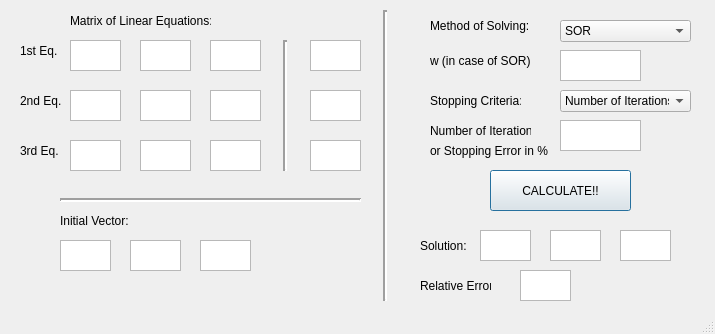
<?xml version="1.0" encoding="UTF-8"?>
<ui version="4.0">
 <class>MainWindow</class>
 <widget class="QMainWindow" name="MainWindow">
  <property name="geometry">
   <rect>
    <x>0</x>
    <y>0</y>
    <width>715</width>
    <height>334</height>
   </rect>
  </property>
  <property name="acceptDrops">
   <bool>true</bool>
  </property>
  <property name="windowTitle">
   <string>MainWindow</string>
  </property>
  <property name="autoFillBackground">
   <bool>true</bool>
  </property>
  <property name="toolButtonStyle">
   <enum>Qt::ToolButtonTextOnly</enum>
  </property>
  <widget class="QWidget" name="centralwidget">
   <widget class="QTextEdit" name="textEdit">
    <property name="geometry">
     <rect>
      <x>70</x>
      <y>40</y>
      <width>51</width>
      <height>31</height>
     </rect>
    </property>
   </widget>
   <widget class="QLabel" name="label">
    <property name="geometry">
     <rect>
      <x>70</x>
      <y>10</y>
      <width>141</width>
      <height>21</height>
     </rect>
    </property>
    <property name="text">
     <string>Matrix of Linear Equations:</string>
    </property>
   </widget>
   <widget class="QComboBox" name="comboBox">
    <property name="geometry">
     <rect>
      <x>560</x>
      <y>20</y>
      <width>131</width>
      <height>22</height>
     </rect>
    </property>
    <item>
     <property name="text">
      <string>SOR</string>
     </property>
    </item>
    <item>
     <property name="text">
      <string>Gauss-Seidel</string>
     </property>
    </item>
   </widget>
   <widget class="QPushButton" name="pushButton">
    <property name="geometry">
     <rect>
      <x>490</x>
      <y>170</y>
      <width>141</width>
      <height>41</height>
     </rect>
    </property>
    <property name="text">
     <string>CALCULATE!!</string>
    </property>
    <property name="autoDefault">
     <bool>true</bool>
    </property>
    <property name="default">
     <bool>true</bool>
    </property>
    <property name="flat">
     <bool>false</bool>
    </property>
   </widget>
   <widget class="QComboBox" name="comboBox_2">
    <property name="geometry">
     <rect>
      <x>560</x>
      <y>90</y>
      <width>131</width>
      <height>22</height>
     </rect>
    </property>
    <item>
     <property name="text">
      <string>Number of Iterations</string>
     </property>
    </item>
    <item>
     <property name="text">
      <string>Stopping Error</string>
     </property>
    </item>
   </widget>
   <widget class="QLabel" name="label_4">
    <property name="geometry">
     <rect>
      <x>430</x>
      <y>10</y>
      <width>101</width>
      <height>31</height>
     </rect>
    </property>
    <property name="text">
     <string>Method of Solving:</string>
    </property>
   </widget>
   <widget class="QLabel" name="label_5">
    <property name="geometry">
     <rect>
      <x>430</x>
      <y>80</y>
      <width>91</width>
      <height>41</height>
     </rect>
    </property>
    <property name="text">
     <string>Stopping Criteria:</string>
    </property>
   </widget>
   <widget class="QLabel" name="label_6">
    <property name="geometry">
     <rect>
      <x>430</x>
      <y>40</y>
      <width>101</width>
      <height>41</height>
     </rect>
    </property>
    <property name="text">
     <string>w (in case of SOR) :</string>
    </property>
   </widget>
   <widget class="QTextEdit" name="textEdit_4">
    <property name="geometry">
     <rect>
      <x>560</x>
      <y>50</y>
      <width>81</width>
      <height>31</height>
     </rect>
    </property>
   </widget>
   <widget class="QTextEdit" name="textEdit_5">
    <property name="geometry">
     <rect>
      <x>560</x>
      <y>120</y>
      <width>81</width>
      <height>31</height>
     </rect>
    </property>
   </widget>
   <widget class="QLabel" name="label_7">
    <property name="geometry">
     <rect>
      <x>430</x>
      <y>120</y>
      <width>101</width>
      <height>21</height>
     </rect>
    </property>
    <property name="text">
     <string>Number of Iterations</string>
    </property>
   </widget>
   <widget class="QLabel" name="label_8">
    <property name="geometry">
     <rect>
      <x>430</x>
      <y>140</y>
      <width>121</width>
      <height>21</height>
     </rect>
    </property>
    <property name="text">
     <string>or Stopping Error in % :</string>
    </property>
   </widget>
   <widget class="QTextEdit" name="textEdit_6">
    <property name="geometry">
     <rect>
      <x>140</x>
      <y>40</y>
      <width>51</width>
      <height>31</height>
     </rect>
    </property>
   </widget>
   <widget class="QTextEdit" name="textEdit_7">
    <property name="geometry">
     <rect>
      <x>210</x>
      <y>40</y>
      <width>51</width>
      <height>31</height>
     </rect>
    </property>
   </widget>
   <widget class="QTextEdit" name="textEdit_8">
    <property name="geometry">
     <rect>
      <x>210</x>
      <y>90</y>
      <width>51</width>
      <height>31</height>
     </rect>
    </property>
   </widget>
   <widget class="QTextEdit" name="textEdit_9">
    <property name="geometry">
     <rect>
      <x>140</x>
      <y>90</y>
      <width>51</width>
      <height>31</height>
     </rect>
    </property>
   </widget>
   <widget class="QTextEdit" name="textEdit_2">
    <property name="geometry">
     <rect>
      <x>70</x>
      <y>90</y>
      <width>51</width>
      <height>31</height>
     </rect>
    </property>
   </widget>
   <widget class="QTextEdit" name="textEdit_10">
    <property name="geometry">
     <rect>
      <x>210</x>
      <y>140</y>
      <width>51</width>
      <height>31</height>
     </rect>
    </property>
   </widget>
   <widget class="QTextEdit" name="textEdit_11">
    <property name="geometry">
     <rect>
      <x>140</x>
      <y>140</y>
      <width>51</width>
      <height>31</height>
     </rect>
    </property>
   </widget>
   <widget class="QTextEdit" name="textEdit_3">
    <property name="geometry">
     <rect>
      <x>70</x>
      <y>140</y>
      <width>51</width>
      <height>31</height>
     </rect>
    </property>
   </widget>
   <widget class="QLabel" name="label_2">
    <property name="geometry">
     <rect>
      <x>20</x>
      <y>30</y>
      <width>41</width>
      <height>41</height>
     </rect>
    </property>
    <property name="text">
     <string>1st Eq.</string>
    </property>
   </widget>
   <widget class="QLabel" name="label_3">
    <property name="geometry">
     <rect>
      <x>20</x>
      <y>80</y>
      <width>41</width>
      <height>41</height>
     </rect>
    </property>
    <property name="text">
     <string>2nd Eq.</string>
    </property>
   </widget>
   <widget class="QLabel" name="label_9">
    <property name="geometry">
     <rect>
      <x>20</x>
      <y>130</y>
      <width>41</width>
      <height>41</height>
     </rect>
    </property>
    <property name="text">
     <string>3rd Eq.</string>
    </property>
   </widget>
   <widget class="QTextEdit" name="textEdit_15">
    <property name="geometry">
     <rect>
      <x>310</x>
      <y>40</y>
      <width>51</width>
      <height>31</height>
     </rect>
    </property>
   </widget>
   <widget class="QTextEdit" name="textEdit_16">
    <property name="geometry">
     <rect>
      <x>310</x>
      <y>140</y>
      <width>51</width>
      <height>31</height>
     </rect>
    </property>
   </widget>
   <widget class="QTextEdit" name="textEdit_17">
    <property name="geometry">
     <rect>
      <x>310</x>
      <y>90</y>
      <width>51</width>
      <height>31</height>
     </rect>
    </property>
   </widget>
   <widget class="Line" name="line">
    <property name="geometry">
     <rect>
      <x>270</x>
      <y>40</y>
      <width>31</width>
      <height>131</height>
     </rect>
    </property>
    <property name="autoFillBackground">
     <bool>true</bool>
    </property>
    <property name="frameShadow">
     <enum>QFrame::Sunken</enum>
    </property>
    <property name="lineWidth">
     <number>2</number>
    </property>
    <property name="orientation">
     <enum>Qt::Vertical</enum>
    </property>
   </widget>
   <widget class="Line" name="line_2">
    <property name="geometry">
     <rect>
      <x>370</x>
      <y>10</y>
      <width>31</width>
      <height>291</height>
     </rect>
    </property>
    <property name="autoFillBackground">
     <bool>true</bool>
    </property>
    <property name="frameShadow">
     <enum>QFrame::Sunken</enum>
    </property>
    <property name="lineWidth">
     <number>2</number>
    </property>
    <property name="orientation">
     <enum>Qt::Vertical</enum>
    </property>
   </widget>
   <widget class="QLabel" name="label_10">
    <property name="geometry">
     <rect>
      <x>60</x>
      <y>210</y>
      <width>71</width>
      <height>21</height>
     </rect>
    </property>
    <property name="text">
     <string>Initial Vector:</string>
    </property>
   </widget>
   <widget class="QTextEdit" name="textEdit_14">
    <property name="geometry">
     <rect>
      <x>60</x>
      <y>240</y>
      <width>51</width>
      <height>31</height>
     </rect>
    </property>
   </widget>
   <widget class="QTextEdit" name="textEdit_12">
    <property name="geometry">
     <rect>
      <x>200</x>
      <y>240</y>
      <width>51</width>
      <height>31</height>
     </rect>
    </property>
   </widget>
   <widget class="QTextEdit" name="textEdit_13">
    <property name="geometry">
     <rect>
      <x>130</x>
      <y>240</y>
      <width>51</width>
      <height>31</height>
     </rect>
    </property>
   </widget>
   <widget class="Line" name="line_3">
    <property name="geometry">
     <rect>
      <x>60</x>
      <y>190</y>
      <width>301</width>
      <height>21</height>
     </rect>
    </property>
    <property name="lineWidth">
     <number>2</number>
    </property>
    <property name="orientation">
     <enum>Qt::Horizontal</enum>
    </property>
   </widget>
   <widget class="QLabel" name="label_11">
    <property name="geometry">
     <rect>
      <x>420</x>
      <y>230</y>
      <width>71</width>
      <height>31</height>
     </rect>
    </property>
    <property name="text">
     <string>Solution:</string>
    </property>
   </widget>
   <widget class="QTextEdit" name="textEdit_18">
    <property name="geometry">
     <rect>
      <x>550</x>
      <y>230</y>
      <width>51</width>
      <height>31</height>
     </rect>
    </property>
    <property name="readOnly">
     <bool>true</bool>
    </property>
   </widget>
   <widget class="QTextEdit" name="textEdit_19">
    <property name="geometry">
     <rect>
      <x>620</x>
      <y>230</y>
      <width>51</width>
      <height>31</height>
     </rect>
    </property>
    <property name="readOnly">
     <bool>true</bool>
    </property>
   </widget>
   <widget class="QTextEdit" name="textEdit_20">
    <property name="geometry">
     <rect>
      <x>480</x>
      <y>230</y>
      <width>51</width>
      <height>31</height>
     </rect>
    </property>
    <property name="readOnly">
     <bool>true</bool>
    </property>
   </widget>
   <widget class="QLabel" name="label_12">
    <property name="geometry">
     <rect>
      <x>420</x>
      <y>270</y>
      <width>71</width>
      <height>31</height>
     </rect>
    </property>
    <property name="text">
     <string>Relative Error:</string>
    </property>
   </widget>
   <widget class="QTextEdit" name="textEdit_21">
    <property name="geometry">
     <rect>
      <x>520</x>
      <y>270</y>
      <width>51</width>
      <height>31</height>
     </rect>
    </property>
    <property name="readOnly">
     <bool>true</bool>
    </property>
   </widget>
  </widget>
  <widget class="QStatusBar" name="statusbar"/>
 </widget>
 <resources/>
 <connections/>
</ui>
